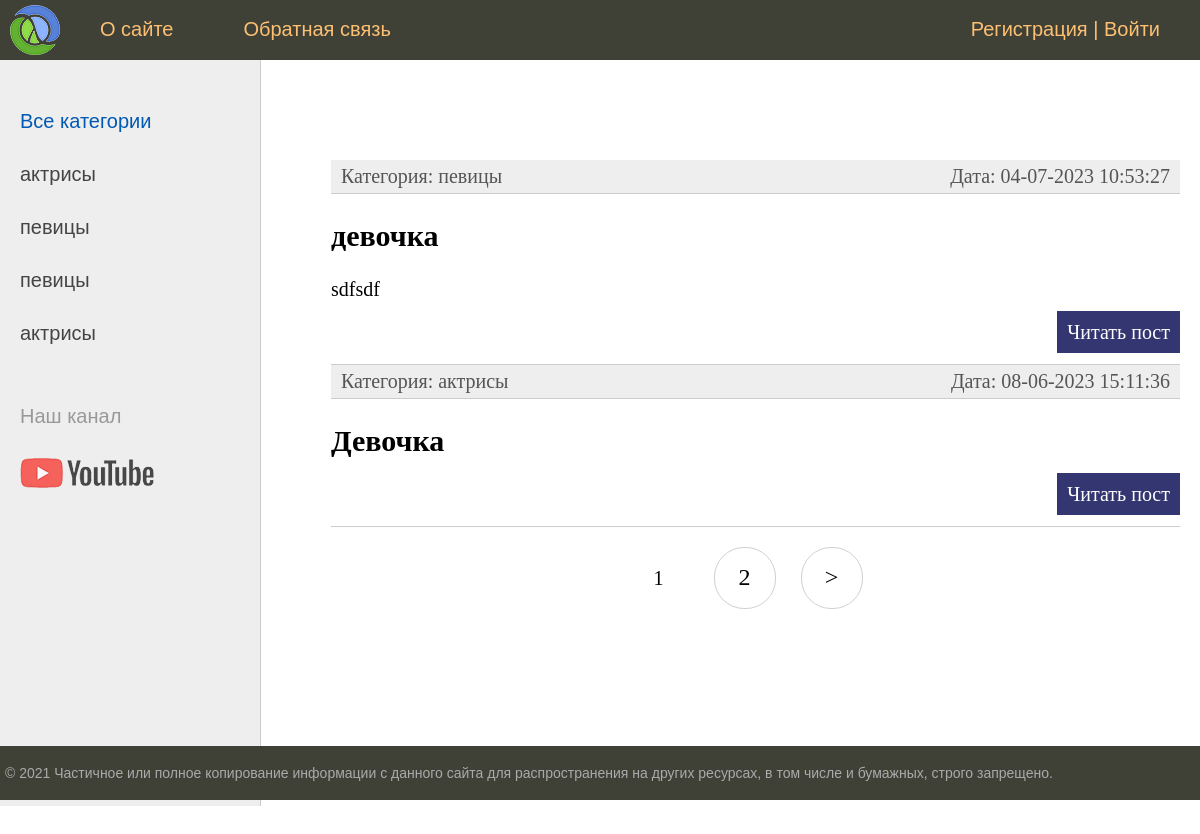
The page / on the database its author committed.
### woman/models.py (models this page shows, shortened)
class Category(models.Model):
    name = models.CharField(max_length=100, db_index=True, verbose_name="название категории")  # поле индексировано
    slug = models.SlugField(max_length=255, unique=True, db_index=True, verbose_name="URL")
    def __repr__(self):
        return self.name
    def __str__(self):
        return self.name
    def get_url(self):
        return reverse("category", kwargs={"cat_slug": self.slug})  # атрибут передается в urls.py
    class Meta:
        verbose_name = "Категория"
        verbose_name_plural = "Категории"  # джанго ко всем названиям добавляет букву s. переобпределяем чтобы избавить от этого
        ordering = ['name']

class Woman(models.Model):
    title = models.CharField(max_length=255)
    slug = models.SlugField(max_length=255, unique=True, db_index=True, verbose_name="URL")
    content = models.TextField(blank=True, verbose_name="Содержание")
    photo = models.ImageField(upload_to="photos/", blank=True)
    time_create = models.DateTimeField(auto_now_add=True)
    time_update = models.DateTimeField(auto_now=True)
    is_published = models.BooleanField(default=True)
    cat = models.ForeignKey("Category", on_delete=models.PROTECT)  # запрещаем удалять категории у которых есть ссылки на категрию
    user = models.ForeignKey(User, verbose_name="кто создал запись", on_delete=models.CASCADE) #, default=1, blank=True, null=True)
    def get_url(self):
        return reverse("post_slug", kwargs={"post_slug": self.slug})  # через слаг
    class Meta:
        verbose_name = "известные женьщины"
        verbose_name_plural = "известные женьщины"  # джанго ко всем названиям добавляет букву s. переобпределяем чтобы избавить от этого
        ordering = ['-time_create', 'title']  # обратная сортировка по time_create.

### woman/views.py (the view)
# urls.py: 2. Add a URL to urlpatterns:  path('', Home.as_view(), name='home')
class Home(DataMixin, ListView):
    paginate_by = 2  # пагинация встроена в ListView. сразу передаются paginator И page_obj
    model = Woman  # get_queryset возвражает все строки без фильтрации
    template_name = 'woman/index2.html'  # переопределить шаблон, по умолчнию называние это <имя приложения>/<имя модули>_list.html
    context_object_name = 'posts'  # чтобы переопределить атрибут object_list
    def get_context_data(self, *, object_list=None, **kwargs):
        context = super().get_context_data(**kwargs)
        c_def = self.get_user_context(title="Главная страница")
        return context | c_def
    def get_queryset(self):
        posts = super().get_queryset().filter(is_published=True).prefetch_related('cat')  # жадный запрос
        return posts

### woman/templatetags/woman_tags.py (called while the page is built)
@register.inclusion_tag('woman/list_cats.html')
def show_categories(sort=None, cat_selected=0):
    if not sort:
        cats = Category.objects.all()
    else:
        cats = Category.objects.order_by(sort)
    return {'categ': cats, "selected": cat_selected}

### woman/utils.py (called while the page is built)
    def get_user_context(self, **kwargs):
        context = kwargs
        m = menu[:]
        if not self.request.user.is_authenticated:
            m.pop(1)
        context['menu'] = m
        categ = cache.get('categ')
        if not categ:
            categ = Category.objects.annotate(total=Count('woman')).filter(total__gt=0)  # annotate значит ленивый запрос.
            print(categ)
            cache.set('categ', categ, 60)  # 60 секунд
        context['categ'] = categ
        if 'selected' not in context:
            context['selected'] = 0
        return context

### woman/templates/woman/index2.html (shortened to what this page needs)
{% extends 'woman/base.html' %}
{% block content %}
    <ul class="list-articles">
        {% for p in posts %}
            <li><div class="article-panel">
                <p class="first">Категория: {{ p.cat }}</p>
                <p class="last">Дата: {{ p.time_update|date:"d-m-Y H:i:s"  }}</p>
            </div>
            </li>
            <li><h2>{{p.title}}</h2>
                {% autoescape on %}
                    {{p.content|linebreaks|truncatewords:50}}
                {% endautoescape %}
                <p class="link-read-post"><a href="{{ p.get_url }}">Читать пост</a></p>
            </li>
        {% endfor %}
    </ul>
{% endblock %}

### woman/templates/woman/base.html (shortened to what this page needs)
{% load static %}
{% load woman_tags %}
<!DOCTYPE html>
<html>
<head>
	<link type="text/css" href="{% static 'woman/css/styles.css' %}" rel="stylesheet" />
</head>
<body>
<table class="table-page" border=0 cellpadding="0" cellspacing="0">
<tr><td valign=top>
{% block mainmenu %}
	<div class="header">
		<ul id="mainmenu" class="mainmenu">
			<li class="logo"><a href="{% url 'home' %}"><div class="logo"></div></a></li>
				{% for m in menu %}
					<li><a href="{% url m.url_name %}">{{ m.title }}</a></li>
				{% endfor %}
				{% if request.user.is_authenticated %}
					<li class="last">
						Добро пожаловать {{ user.username }} |
						<a href="{% url 'logout' %}">Выйти</a>
					</li>
				{% else %}
					<li class="last">
						<a href="{% url 'register' %}">Регистрация</a> |
						<a href="{% url 'login' %}">Войти</a>
					</li>
				{% endif %}
			</ul>
		</div>
{% endblock mainmenu %}
<table class="table-content" border=0 cellpadding="0" cellspacing="0">
<tr>
	<td valign="top" class="left-chapters">
	<ul id="leftchapters">
		{% if selected == 0 %}
			<li class="selected">Все категории</li>
		{% else %}
			<li><a href="{% url 'home' %}">Все категории</a></li>
		{% endif %}
		{% for c in categ %}
			{% if c.pk == selected %}
				<li class="selected">{{ c.name }}</li>
			{% else %}
				<li><a href="{{ c.get_url }}">{{ c.name }}</a></li>
			{% endif %}
		{% endfor %}
		{% show_categories '-name' selected %}
		<li class="share">
		<p>Наш канал</p>
		<a class="share-yt" href="https://www.youtube.com/channel/UClJzWfGWuGJL2t-3dYKcHTA/playlists" target="_blank" rel="nofollow"></a>
		</li>
	</ul>
</td>
	<td valign="top" class="content">
	<div class="content-text">
		{% block content %}
		{% endblock %}
		{% include 'woman/pagination.html' %}
	</div>
</td></tr></table>
<tr><td valign=top>
	<div id="footer">
		<p>&copy; 2021 Частичное или полное копирование информации с данного сайта для распространения на других ресурсах, в том числе и бумажных, строго запрещено.</p>
	</div>
</td></tr></table>
</body>
</html>

### woman/templates/woman/list_cats.html
{% for c in categ %}
    {% if c.pk == selected %}
        <li class="selected">{{ c.name }}</li>
    {% else %}
        <li><a href="{{ c.get_url }}">{{ c.name }}</a></li>
    {% endif %}
{% endfor %}

### woman/static/woman/css/styles.css (style rules this page uses)
html, body { font-family: 'Arial'; margin: 0; padding: 0; height: 100%; width: 100%; color: #444; }
a { color: #0059b2; text-decoration: none; }
p.link-read-post { text-align: right; }
p.link-read-post a { padding: 10px; min-width: 100px; background: #333671; color: #fff; text-decoration: none; }
div.article-panel { background: #eee; padding: 5px 10px 5px 10px; box-sizing: border-box; overflow: hidden; color: #555; }
div.article-panel p.first { margin: 0; float: left; }
div.article-panel p.last { margin: 0; float: right; }
ul.list-articles { list-style: none; margin: 0; padding: 0; }
ul.list-articles li { border-bottom: 1px solid #ccc; }
.table-page { width: 100%; height: 100%; vertical-align: top; }
.table-page tr { height: 100%; }
.header { background: #3F4137; height: 60px; }
.logo { background: url('../images/logo.png') no-repeat 10px 5px; width: 70px; height: 60px; }
ul.mainmenu { list-style: none; margin: 0; padding: 0; height: 60px; color: #fdc073; font-size: 20px; overflow: hidden; }
ul.mainmenu li { float: left; margin: 18px 40px 0 30px; }
ul.mainmenu li.logo { margin: 0; }
ul.mainmenu li.last { float: right; }
ul.mainmenu li a { color: #fdc073; text-decoration: none; }
.table-content { width: 100%; min-height: 100%; height: 100%; }
.left-chapters { margin: 0; background: #eee; border-right: 1px solid #ccc; min-height: 100%; }
.left-chapters ul { width: 230px; min-height: 100%; margin: 0; padding: 20px 10px 10px 20px; list-style: none; font-size: 20px; }
.left-chapters ul li { margin: 30px 0 0 0; color: #999; }
.left-chapters ul li.selected { color: #0059b2; }
.left-chapters ul li a { color: #444; text-decoration: none; }
.left-chapters ul li.share { margin: 60px 0 0 0; }
.left-chapters ul li.share p { margin: 30px 0 30px 0; }
.left-chapters ul li.share a { display: inline-block; width: 40px; height: 40px; margin: 0 20px 0 0; }
.left-chapters ul li.share a.share-yt { width: 100%; height: 30px; background: url('../images/share_yt.png') no-repeat 0 0 }
.content { padding: 40px 20px 20px 40px; width: 100%; box-sizing: border-box; }
.content-text { margin: 60px 0 0 30px; color: #000; font-size: 20px; font-family: Yandex Sans Display Light; }
#footer { box-sizing: border-box; background: #3F4137; padding: 5px; color: #aaa; font-size: 14px; font-family: Verdana, Geneva, Arial, Helvetica; text-align: left; overflow: hidden; }

### rows shown on the page
Category: name "актрисы"
Category: name "певицы"
Woman: cat "певицы", time_update "04-07-2023 10:53:27", title "девочка", content "sdfsdf"
Woman: cat "актрисы", time_update "08-06-2023 15:11:36", title "Девочка"

### other values the page prints
{{ m.title }} "О сайте" "Обратная связь"
{{ p }} "1"
{{ p }} "2"
